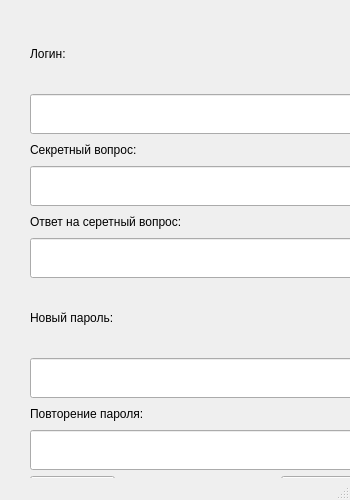
<?xml version="1.0" encoding="UTF-8"?>
<ui version="4.0">
 <class>MainWindow</class>
 <widget class="QMainWindow" name="MainWindow">
  <property name="geometry">
   <rect>
    <x>0</x>
    <y>0</y>
    <width>350</width>
    <height>500</height>
   </rect>
  </property>
  <property name="windowTitle">
   <string>MainWindow</string>
  </property>
  <widget class="QWidget" name="centralwidget">
   <widget class="QWidget" name="layoutWidget">
    <property name="geometry">
     <rect>
      <x>20</x>
      <y>10</y>
      <width>351</width>
      <height>498</height>
     </rect>
    </property>
    <layout class="QVBoxLayout" name="mainLayout" stretch="1,2,0,0,0,0,1,2,0,0,1">
     <property name="leftMargin">
      <number>10</number>
     </property>
     <property name="topMargin">
      <number>10</number>
     </property>
     <property name="rightMargin">
      <number>10</number>
     </property>
     <property name="bottomMargin">
      <number>10</number>
     </property>
     <item>
      <layout class="QHBoxLayout" name="horizontalLayout_2">
       <item>
        <widget class="QLabel" name="label">
         <property name="text">
          <string>Логин:</string>
         </property>
        </widget>
       </item>
       <item>
        <spacer name="horizontalSpacer_2">
         <property name="orientation">
          <enum>Qt::Horizontal</enum>
         </property>
         <property name="sizeHint" stdset="0">
          <size>
           <width>40</width>
           <height>20</height>
          </size>
         </property>
        </spacer>
       </item>
      </layout>
     </item>
     <item>
      <widget class="QLineEdit" name="le_login">
       <property name="enabled">
        <bool>true</bool>
       </property>
       <property name="minimumSize">
        <size>
         <width>240</width>
         <height>40</height>
        </size>
       </property>
       <property name="maxLength">
        <number>32</number>
       </property>
       <property name="readOnly">
        <bool>true</bool>
       </property>
      </widget>
     </item>
     <item>
      <layout class="QHBoxLayout" name="horizontalLayout_5">
       <item>
        <widget class="QLabel" name="label_4">
         <property name="text">
          <string>Секретный вопрос:</string>
         </property>
        </widget>
       </item>
       <item>
        <spacer name="horizontalSpacer_6">
         <property name="orientation">
          <enum>Qt::Horizontal</enum>
         </property>
         <property name="sizeHint" stdset="0">
          <size>
           <width>40</width>
           <height>20</height>
          </size>
         </property>
        </spacer>
       </item>
      </layout>
     </item>
     <item>
      <widget class="QLineEdit" name="le_secret_question">
       <property name="minimumSize">
        <size>
         <width>240</width>
         <height>40</height>
        </size>
       </property>
       <property name="text">
        <string/>
       </property>
       <property name="maxLength">
        <number>128</number>
       </property>
       <property name="echoMode">
        <enum>QLineEdit::Normal</enum>
       </property>
       <property name="readOnly">
        <bool>true</bool>
       </property>
      </widget>
     </item>
     <item>
      <layout class="QHBoxLayout" name="horizontalLayout_6">
       <item>
        <widget class="QLabel" name="label_5">
         <property name="text">
          <string>Ответ на серетный вопрос:</string>
         </property>
        </widget>
       </item>
       <item>
        <spacer name="horizontalSpacer_7">
         <property name="orientation">
          <enum>Qt::Horizontal</enum>
         </property>
         <property name="sizeHint" stdset="0">
          <size>
           <width>40</width>
           <height>20</height>
          </size>
         </property>
        </spacer>
       </item>
      </layout>
     </item>
     <item>
      <widget class="QLineEdit" name="le_secret_answer">
       <property name="minimumSize">
        <size>
         <width>240</width>
         <height>40</height>
        </size>
       </property>
       <property name="text">
        <string/>
       </property>
       <property name="maxLength">
        <number>64</number>
       </property>
       <property name="echoMode">
        <enum>QLineEdit::Normal</enum>
       </property>
      </widget>
     </item>
     <item>
      <layout class="QHBoxLayout" name="horizontalLayout">
       <item>
        <widget class="QLabel" name="label_2">
         <property name="text">
          <string>Новый пароль:</string>
         </property>
        </widget>
       </item>
       <item>
        <spacer name="horizontalSpacer">
         <property name="orientation">
          <enum>Qt::Horizontal</enum>
         </property>
         <property name="sizeHint" stdset="0">
          <size>
           <width>40</width>
           <height>20</height>
          </size>
         </property>
        </spacer>
       </item>
      </layout>
     </item>
     <item>
      <widget class="QLineEdit" name="le_password">
       <property name="minimumSize">
        <size>
         <width>240</width>
         <height>40</height>
        </size>
       </property>
       <property name="text">
        <string/>
       </property>
       <property name="maxLength">
        <number>60</number>
       </property>
       <property name="echoMode">
        <enum>QLineEdit::Password</enum>
       </property>
      </widget>
     </item>
     <item>
      <layout class="QHBoxLayout" name="horizontalLayout_4">
       <item>
        <widget class="QLabel" name="label_3">
         <property name="text">
          <string>Повторение пароля:</string>
         </property>
        </widget>
       </item>
       <item>
        <spacer name="horizontalSpacer_5">
         <property name="orientation">
          <enum>Qt::Horizontal</enum>
         </property>
         <property name="sizeHint" stdset="0">
          <size>
           <width>40</width>
           <height>20</height>
          </size>
         </property>
        </spacer>
       </item>
      </layout>
     </item>
     <item>
      <widget class="QLineEdit" name="le_password_again">
       <property name="minimumSize">
        <size>
         <width>240</width>
         <height>40</height>
        </size>
       </property>
       <property name="text">
        <string/>
       </property>
       <property name="maxLength">
        <number>60</number>
       </property>
       <property name="echoMode">
        <enum>QLineEdit::Password</enum>
       </property>
      </widget>
     </item>
     <item>
      <layout class="QHBoxLayout" name="horizontalLayout_3">
       <item>
        <widget class="QPushButton" name="pb_restore">
         <property name="text">
          <string>Восстановить</string>
         </property>
        </widget>
       </item>
       <item>
        <spacer name="horizontalSpacer_3">
         <property name="orientation">
          <enum>Qt::Horizontal</enum>
         </property>
         <property name="sizeHint" stdset="0">
          <size>
           <width>40</width>
           <height>20</height>
          </size>
         </property>
        </spacer>
       </item>
       <item>
        <widget class="QPushButton" name="pb_cancel">
         <property name="text">
          <string>Отмена</string>
         </property>
        </widget>
       </item>
      </layout>
     </item>
    </layout>
   </widget>
  </widget>
  <widget class="QMenuBar" name="menubar">
   <property name="geometry">
    <rect>
     <x>0</x>
     <y>0</y>
     <width>350</width>
     <height>29</height>
    </rect>
   </property>
  </widget>
  <widget class="QStatusBar" name="statusbar"/>
 </widget>
 <resources/>
 <connections/>
</ui>
